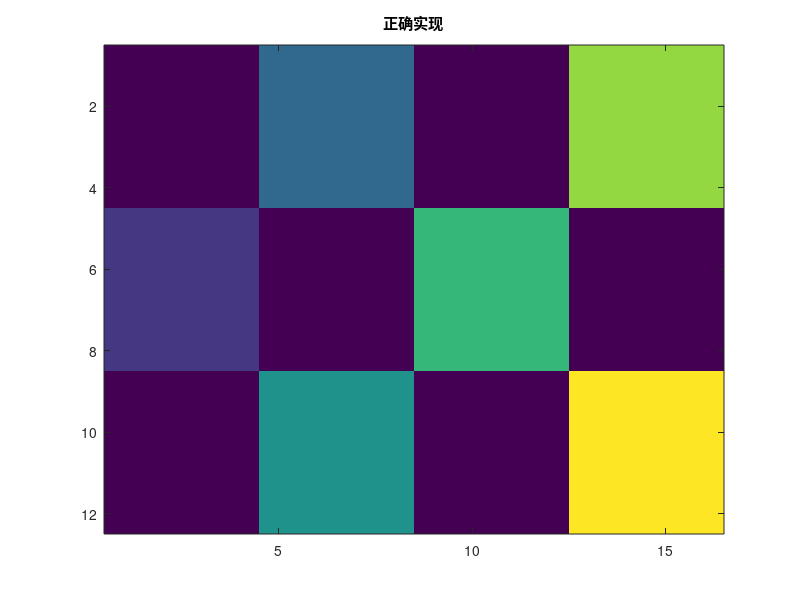
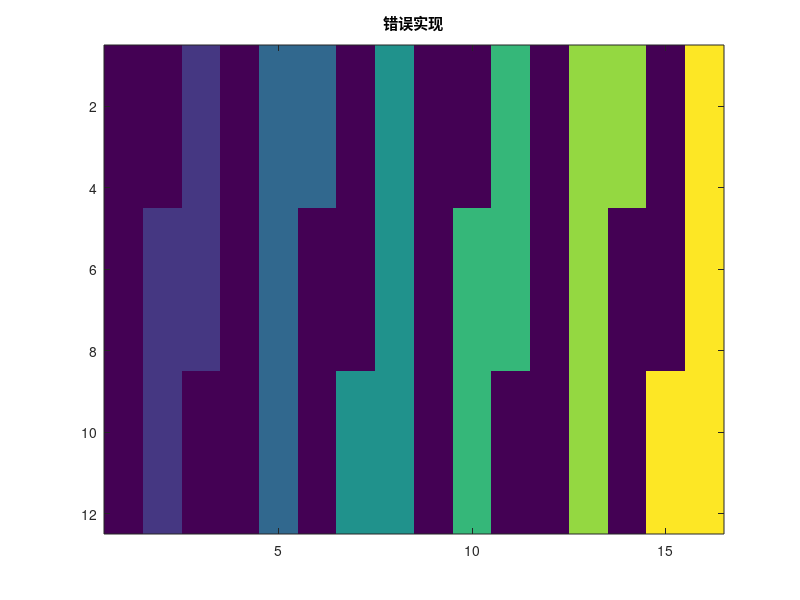

MATLAB code for these plots, in order:
h = 4;
w = 4;
H = 3 * h;
W = 4 * h;

blocks = zeros(h, w, H/h * W/w);
for z = 1: size(blocks, 3)
    if mod(z, 2) == 0
        blocks(:, :, z) = z;
    else
        blocks(:, :, z) = 0;
    end
end


%% 分块
img = reshape(blocks, h, w, H/h, W/w);
img = permute(img, [1 3 2 4]);
img = reshape(img, H, W);
figure;
imagesc(img);
title('正确实现');


% 分条
img = reshape(blocks, H, W);
figure;
imagesc(img);
title('错误实现');
